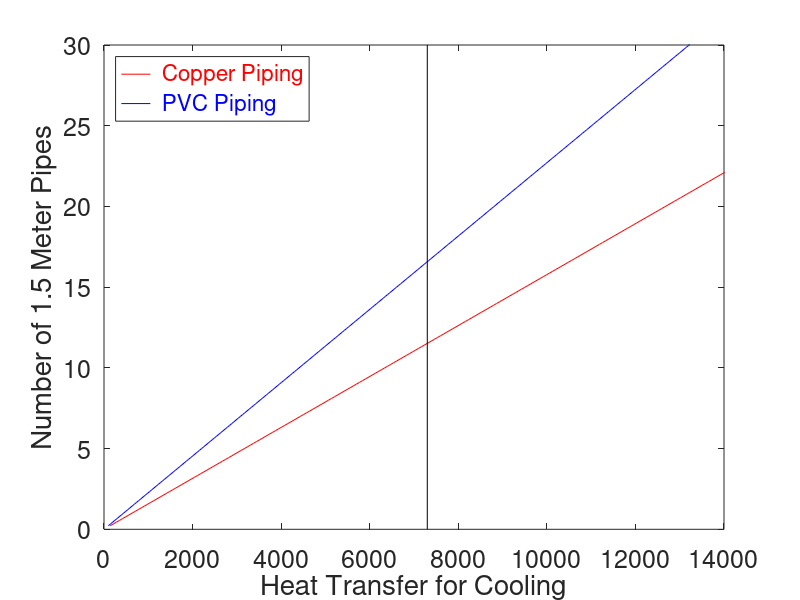

Source code (MATLAB): (Note: this script raises an error after producing the figure.)
clear all;
close all;

% Worst case scenario. Delta T constant
% Consider the effect of temperature difference between the cycle and the environments on the length, diameter, and number of
% pipes, the flow speeds in the tubes, and the mass of the heat exchanger. Consider at least two
% different pipe materials. 

% Provide plots and optionally tables to show all dependencies. Specify
% the design parameters of each of the two heat exchangers, and the expected temperature
% differences between the cycle and the environments. 

% Worst Case Scenario is at takeoff, refridgerator
Temperature_Environement = 273 + 50; % Environement Temperature at Takeoff
Temperature_Pod = 273 + 20; % Environement Temperature at Takeoff
Length = 1; % Meters

Q_Takeoff_Fiberglass = 7300; 

Convection_Coeff_R290 = (120)/2000;
Convection_Coeff_Air = 17;
Convection_Coeff_Copper = 398;
Convection_Coeff_PVC = .136;

Q_Copper = zeros(1000,1);
Q_PVC = zeros(1000,1);
i=1;
r = linspace(.01,5,1000);
for r1 = r
        
        Q_Copper(i) = (2*pi*(Temperature_Environement-Temperature_Pod)*(Length))/((1/(Convection_Coeff_R290*r1/.0008))+(log(1+(.0008/r1))/Convection_Coeff_Copper)+(1/(Convection_Coeff_Air/.0008*(r1+.0008))));
        Q_PVC(i) = (2*pi*(Temperature_Environement-Temperature_Pod)*(Length))/((1/(Convection_Coeff_R290*r1/.0008))+(log(1+(.0008/r1))/Convection_Coeff_PVC)+(1/(Convection_Coeff_Air/.0008*(r1+.0008))));
        i = i+1;
end

j=1;
for i = Q_Copper'
    if (i > Q_Takeoff_Fiberglass) == 1
        x=j;
    else
        
        j= j+1;
    end
end
for i = Q_PVC'
    if (i > Q_Takeoff_Fiberglass) == 1
        y=j;
    else
        j= j+1;
    end
end




mdot = .0455 %kg/s
R_total_Copper = r(x);
R_total_PVC = r(y);
Num_Pipes_Copper = R_total_Copper/.03/1.5 % Length of pipe equals 1.5
v_Copper = mdot/(8960*pi*.03^2);
volume_Copper = pi*((.03+.0008)^2-.03^2)*1.5*Num_Pipes_Copper;
mass_Copper = 8960*volume_Copper

Num_Pipes_PVC = R_total_PVC/.03/1.5 % Length of pipe equals 1.5
v_PVC = mdot/(1380*pi*.03^2);
volume_PVC = pi*((.03+.0008)^2-.03^2)*1.5*Num_Pipes_PVC;
mass_PVC = 1380*volume_PVC

Num_Pipes = r/.03/1.5; % Length of pipe equals 1.5;

figure(1)
plot(Q_Copper,Num_Pipes,'r')
hold on
plot(Q_PVC,Num_Pipes,'b')
xlim([0,14000])
ylim([0,30])
plot([7300,7300],[0,30],'k')
set(gca,'fontsize',18)
xlabel('Heat Transfer for Cooling','FontSize',20)
ylabel('Number of 1.5 Meter Pipes','FontSize',20)
lgd = legend('\color{red} Copper Piping','\color{blue} PVC Piping','Location','northwest');
lgd.FontSize = 10;
text(7400,5,'Required Heat Transfer for Takeoff','Color','k','FontSize',9)
text(7400,3.5,'With a Mass Flow Rate = .0455 kg/s','Color','k','FontSize',9)
text(7400,11,strcat('Mass of Copper = ', num2str(mass_Copper)),'Color','red','FontSize',10)
text(3000,17,strcat('Mass of PVC = ', num2str(mass_PVC)),'Color','blue','FontSize',10)


